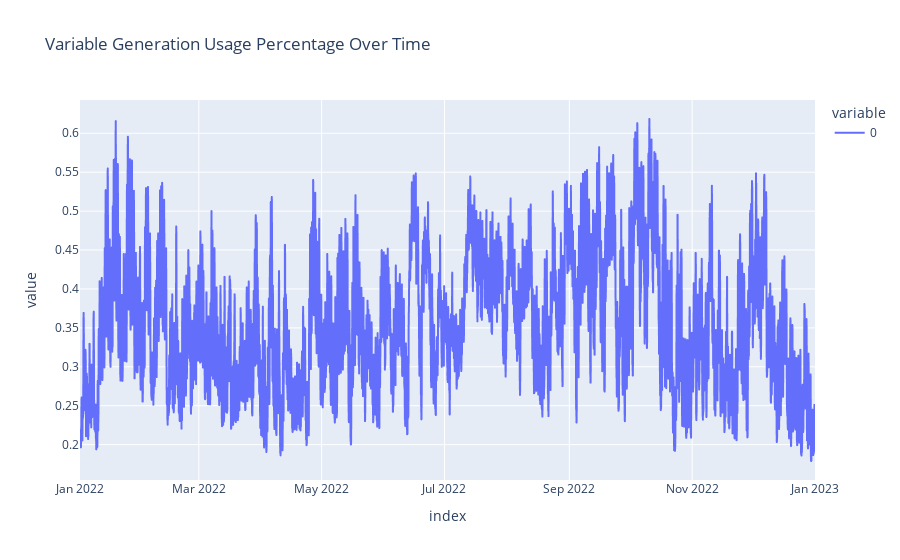

This figure's notebook cell:
### Code cell
import plotly.express as px

fig = px.line(variable_gen_usage_percentage, title='Variable Generation Usage Percentage Over Time')
fig.show()

### Figure 1 — Plotly figure (JSON) as saved in the notebook; plotly's stock layout.template omitted (floating-point values rounded to 4 significant figures; data arrays with more than 128 entries replaced by an {"elided": "..."} marker saying what was removed)
{"data": [{"hovertemplate": "variable=0<br>index=%{x}<br>value=%{y}<extra></extra>", "legendgroup": "0", "line": {"color": "#636efa", "dash": "solid"}, "marker": {"symbol": "circle"}, "mode": "lines", "name": "0", "showlegend": true, "type": "scattergl", "x": {"elided": "8761 str values"}, "xaxis": "x", "y": {"elided": "8761 float values"}, "yaxis": "y"}], "layout": {"legend": {"title": {"text": "variable"}, "tracegroupgap": 0}, "title": {"text": "Variable Generation Usage Percentage Over Time"}, "xaxis": {"anchor": "y", "domain": [0, 1], "title": {"text": "index"}}, "yaxis": {"anchor": "x", "domain": [0, 1], "title": {"text": "value"}}}}
